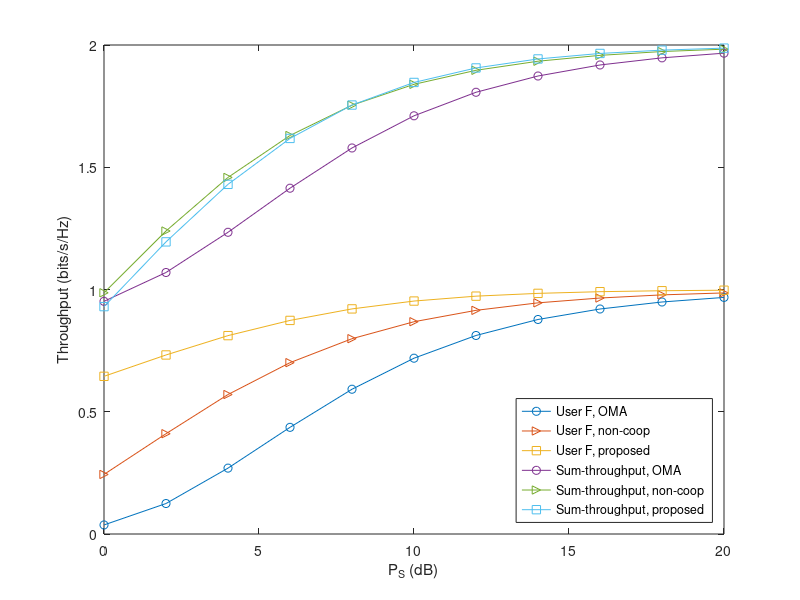

This figure's MATLAB source:
close all
clear all
%
PS_dB   = 0:2:20;
%
sum_oma = [0.951647000000000,1.06954900000000,1.23401700000000,1.41429100000000,1.57886500000000,1.71047400000000,1.80667600000000,1.87321000000000,1.91831500000000,1.94749400000000,1.96656500000000];
sum_non = [0.986523000000000,1.23928400000000,1.45843500000000,1.62989900000000,1.75387600000000,1.83913700000000,1.89654900000000,1.93369200000000,1.95763800000000,1.97330900000000,1.98287300000000];
sum_proposed =[0.929998539549895,1.19482585773165,1.43008688160099,1.61786492297616,1.75449374376862,1.84687136576578,1.90614851096162,1.94298285063360,1.96544976015844,1.97904147306347,1.98724898261146];
%
F_oma = [0.0370410000000000,0.124648000000000,0.269428000000000,0.436216000000000,0.592100000000000,0.719020000000000,0.811973000000000,0.877414000000000,0.920278000000000,0.948930000000000,0.967610000000000];
F_non = [0.243665000000000,0.410193000000000,0.570474000000000,0.700812000000000,0.798837000000000,0.868201000000000,0.914766000000000,0.945433000000000,0.965170000000000,0.978013000000000,0.986024000000000];
F_proposed = [0.644897901043425,0.732244172542812,0.811376036463570,0.873553692517570,0.920687214644956,0.952778966124661,0.972817337482282,0.984186028406070,0.991086831568238,0.994953188256871,0.997111152882469];
%
plot(PS_dB,F_oma,'o-',PS_dB,F_non,'>-',PS_dB,F_proposed,'s-')
hold on
plot(PS_dB,sum_oma,'o-',PS_dB,sum_non,'>-',PS_dB,sum_proposed,'s-')
%
legend('User F, OMA', 'User F, non-coop', 'User F, proposed', ...
    'Sum-throughput, OMA','Sum-throughput, non-coop', ...
    'Sum-throughput, proposed', ... 
    'location','southeast')
xlabel('P_S (dB)')
ylabel('Throughput (bits/s/Hz)')
axis([0 20 0 2])
xticks(0:5:20)
yticks(0:.5:2)